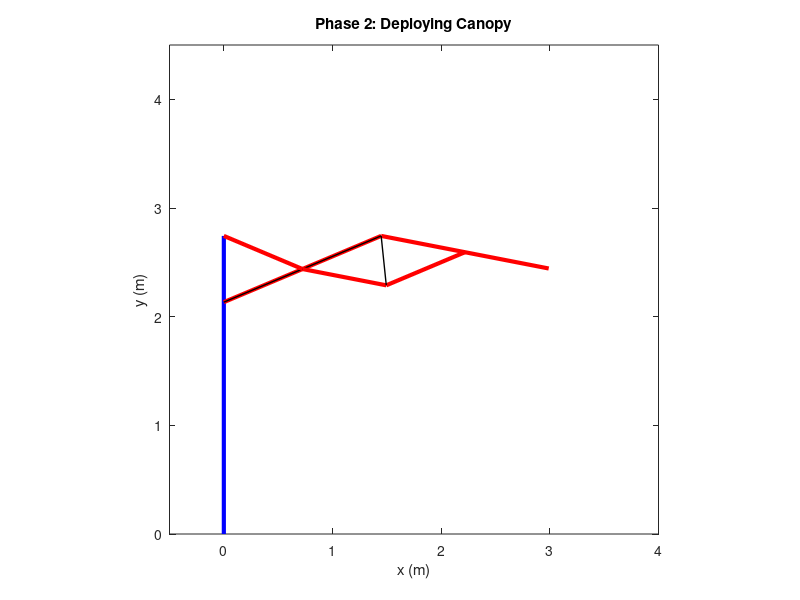
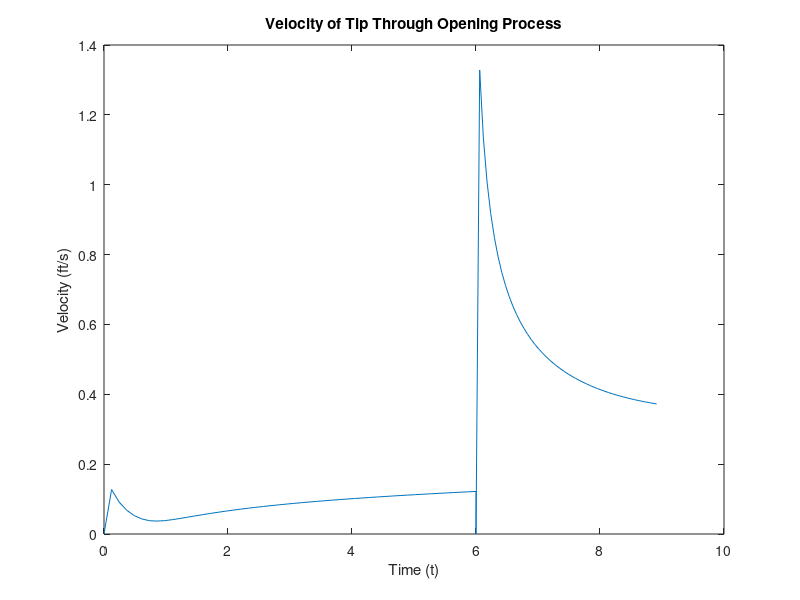
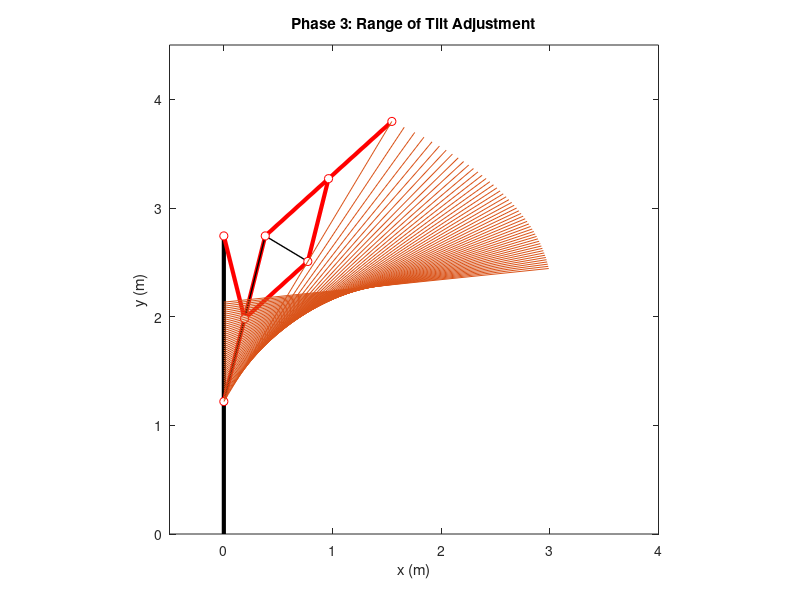

These figures' MATLAB source, in order:
set(0,'DefaultFigureUnits', 'normalized', 'DefaultFigurePosition', [0.2 0.3 0.35 0.5]);

%% Initialization (Refer to "Reference_original.jpg")

close all;
clear all;
clc;

length_pole = 9;                % length of AC
length_BF = 9.5;                %% 
length_DG = 2;                  %% Used only for initial calculations when canopy is open
length_BD = sqrt(length_DG^2+(length_BF/2)^2);
length_BE = length_BD/2;
length_CE = length_BE;

closed_DG = 5;
open_DG = 1.5;
max_slider_height = 7;
min_slider_height = 4;

increments = 50;
DG_lengths = linspace(closed_DG, open_DG, increments);     
slider_heights = linspace(min_slider_height, max_slider_height, increments);    % represents point B


%% Phase 1: Raising the slider

figure(1);

for i= 1:increments
    hold off;
    
    %% Position Calculations
    Ax(i) = 0;
    Ay(i) = 0;
    Cx(i) = 0;
    Cy(i) = length_pole;
    Bx(i) = 0;
    By(i) = slider_heights(i);
    
    a = length_pole - By(i);
    b = length_BE;
    c = length_CE;
    

    theta = acos((a^2+b^2-c^2)/(2*a*b));    % Cosine Law
    
    Ex(i) = length_BE*sin(theta);
    Ey(i) = By(i) + length_BE* cos(theta);
    Dx(i) = length_BD*sin(theta);
    Dy(i) = By(i) + length_BD* cos(theta);
    

    length_DH = 0.5*closed_DG;
    length_ED = length_BD - length_BE;
    length_EH = sqrt(length_ED^2 - length_DH^2);
    
    beta = asin(length_DH/length_ED);
    
    Hx(i) = Ex(i) + length_EH *cos((pi/2 - theta)-beta);
    Hy(i) = Ey(i) + length_EH *sin((pi/2 - theta)-beta);
    Ix(i) = Ex(i) + 2*length_EH *cos((pi/2 - theta)-beta);
    Iy(i) = Ey(i) + 2*length_EH *sin((pi/2 - theta)-beta);
    Gx(i) = 2*Hx(i) - Dx(i);
    Gy(i) = 2*Hy(i) - Dy(i);
    Fx(i) = 2*Gx(i) - Bx(i);
    Fy(i) = 2*Gy(i) - By(i);
    
    %% Convert from ft to m
    Ax(i) = Ax(i) * 0.3048;
    Ay(i) = Ay(i) * 0.3048;
    Bx(i) = Bx(i) * 0.3048;
    By(i) = By(i) * 0.3048;
    Cx(i) = Cx(i) * 0.3048;
    Cy(i) = Cy(i) * 0.3048;
    Dx(i) = Dx(i) * 0.3048;
    Dy(i) = Dy(i) * 0.3048;
    Ex(i) = Ex(i) * 0.3048;
    Ey(i) = Ey(i) * 0.3048;
    Fx(i) = Fx(i) * 0.3048;
    Fy(i) = Fy(i) * 0.3048;
    Gx(i) = Gx(i) * 0.3048;
    Gy(i) = Gy(i) * 0.3048;
    Hx(i) = Hx(i) * 0.3048;
    Hy(i) = Hy(i) * 0.3048;
    Ix(i) = Ix(i) * 0.3048;
    Iy(i) = Iy(i) * 0.3048;
    
    
    %% Plots
    plot( [Ax(i) Cx(i)], [Ay(i), Cy(i)],'Color','b','LineWidth',3);
    hold on;
    plot( [Bx(i) Dx(i)], [By(i), Dy(i)],'Color','r','LineWidth',3);
    plot( [Bx(i) Dx(i)], [By(i), Dy(i)],'Color','black','LineWidth',1); 
    plot( [Cx(i) Ex(i)], [Cy(i), Ey(i)],'Color','r','LineWidth',3);
    plot( [Ex(i) Gx(i)], [Ey(i), Gy(i)],'Color','r','LineWidth',3);
    plot( [Gx(i) Ix(i)], [Gy(i), Iy(i)],'Color','r','LineWidth',3);
    plot( [Dx(i) Fx(i)], [Dy(i), Fy(i)],'Color','r','LineWidth',3);
    plot( [Dx(i) Gx(i)], [Dy(i), Gy(i)],'Color','black','LineWidth',1);
    
    title("Phase 1: Raising Slider Mechanism");
    xlabel("x (m)");
    ylabel("y (m)");
    xlim([-0.5 4]);
    ylim([0 4.5]);
    daspect([1 1 1]);
    
    pause(0.015);
end

pause(0.4);


%% Phase 2: Pulling the string to open canopy

for i= increments+1:2*increments
    hold off;
    
    % Static points calculation: A, B, C, D, E
    Ax(i) = 0;
    Ay(i) = 0;
    Cx(i) = 0;
    Cy(i) = length_pole;
    Bx(i) = 0;
    By(i) = max_slider_height;
    
    a = length_pole - By(i);
    b = length_BE;
    c = length_CE;
    
    theta = acos((a^2+b^2-c^2)/(2*a*b));
    
    Ex(i) = length_BE*sin(theta);
    Ey(i) = By(i) + length_BE* cos(theta);
    Dx(i) = length_BD*sin(theta);
    Dy(i) = By(i) + length_BD*cos(theta);
    
    
    % Dynamic points calculation:
    length_DH = 0.5*DG_lengths(i - increments);
    length_ED = length_BD - length_BE;
    length_EH = sqrt(length_ED^2 - length_DH^2);
    
    beta = asin(length_DH/length_ED);
    
    Hx(i) = Ex(i) + length_EH *cos((pi/2 - theta)-beta);
    Hy(i) = Ey(i) + length_EH *sin((pi/2 - theta)-beta);
    Ix(i) = Ex(i) + 2*length_EH *cos((pi/2 - theta)-beta);
    Iy(i) = Ey(i) + 2*length_EH *sin((pi/2 - theta)-beta);
    Gx(i) = 2*Hx(i) - Dx(i);
    Gy(i) = 2*Hy(i) - Dy(i);
    Fx(i) = 2*Gx(i) - Bx(i);
    Fy(i) = 2*Gy(i) - By(i);
    
    % Convert from ft to m
    Ax(i) = Ax(i) * 0.3048;
    Ay(i) = Ay(i) * 0.3048;
    Bx(i) = Bx(i) * 0.3048;
    By(i) = By(i) * 0.3048;
    Cx(i) = Cx(i) * 0.3048;
    Cy(i) = Cy(i) * 0.3048;
    Dx(i) = Dx(i) * 0.3048;
    Dy(i) = Dy(i) * 0.3048;
    Ex(i) = Ex(i) * 0.3048;
    Ey(i) = Ey(i) * 0.3048;
    Fx(i) = Fx(i) * 0.3048;
    Fy(i) = Fy(i) * 0.3048;
    Gx(i) = Gx(i) * 0.3048;
    Gy(i) = Gy(i) * 0.3048;
    Hx(i) = Hx(i) * 0.3048;
    Hy(i) = Hy(i) * 0.3048;
    Ix(i) = Ix(i) * 0.3048;
    Iy(i) = Iy(i) * 0.3048;
    
    % Plots
    plot( [Ax(i) Cx(i)], [Ay(i), Cy(i)],'Color','b','LineWidth',3);
    hold on;
    plot( [Bx(i) Dx(i)], [By(i), Dy(i)],'Color','r','LineWidth',3); 
    plot( [Bx(i) Dx(i)], [By(i), Dy(i)],'Color','black','LineWidth',1); 
    plot( [Cx(i) Ex(i)], [Cy(i), Ey(i)],'Color','r','LineWidth',3);
    plot( [Ex(i) Gx(i)], [Ey(i), Gy(i)],'Color','r','LineWidth',3);
    plot( [Gx(i) Ix(i)], [Gy(i), Iy(i)],'Color','r','LineWidth',3);
    plot( [Dx(i) Fx(i)], [Dy(i), Fy(i)],'Color','r','LineWidth',3);
    plot( [Dx(i) Gx(i)], [Dy(i), Gy(i)],'Color','black','LineWidth',1);
    
    title("Phase 2: Deploying Canopy");
    xlabel("x (m)");
    ylabel("y (m)");
    xlim([-0.5 4]);
    ylim([0 4.5]);
    daspect([1 1 1]);
    
    pause(0.015);
end

%% Calculation: Velocity of Tip

% Phase 1
max_t1 = 6;
time = linspace(0, 6, increments);

% Phase 2
theta2_dot = 3*pi;            % r/s
r = 1 /2/12;                  % radius of pinion (ft)

v = r*theta2_dot;                        % linear velocity of rack [ft/s]                    
max_t2 = (closed_DG-open_DG)/v;
time = [time linspace(max_t1, max_t2, increments)];

increment_t = max_t1/(increments - 1);       % time per increment


% Velocity of Tip
figure(2);

speed_Fx = diff(Fx)/increment_t;
speed_Fy = diff(Fy)/increment_t;
velocity_F = sqrt(speed_Fx.^2 + speed_Fy.^2);

plot(time, [0 velocity_F]);
xlabel("Time (t)");
ylabel("Velocity (ft/s)");
title("Velocity of Tip Through Opening Process");


%% Phase 3: Tilt adjustment

figure(4);

for i= 1:increments
    hold off;
    
    % Position Calculations
    Ax(i) = 0;
    Ay(i) = 0;
    Cx(i) = 0;
    Cy(i) = length_pole;
    Bx(i) = 0;
    By(i) = slider_heights(increments -i +1);
    
    a = length_pole - By(i);
    b = length_BE;
    c = length_CE;
    
    theta = acos((a^2+b^2-c^2)/(2*a*b));
    
    Ex(i) = length_BE*sin(theta);
    Ey(i) = By(i) + length_BE* cos(theta);
    Dx(i) = length_BD*sin(theta);
    Dy(i) = By(i) + length_BD* cos(theta);
    

    length_DH = 0.5*open_DG;                % Maintain canopy open state
    length_ED = length_BD - length_BE;
    length_EH = sqrt(length_ED^2 - length_DH^2);
    
    beta = asin(length_DH/length_ED);
    
    Hx(i) = Ex(i) + length_EH *cos((pi/2 - theta)-beta);
    Hy(i) = Ey(i) + length_EH *sin((pi/2 - theta)-beta);
    Ix(i) = Ex(i) + 2*length_EH *cos((pi/2 - theta)-beta);
    Iy(i) = Ey(i) + 2*length_EH *sin((pi/2 - theta)-beta);
    Gx(i) = 2*Hx(i) - Dx(i);
    Gy(i) = 2*Hy(i) - Dy(i);
    Fx(i) = 2*Gx(i) - Bx(i);
    Fy(i) = 2*Gy(i) - By(i);
    
    
    % Convert from ft to m
    Ax(i) = Ax(i) * 0.3048;
    Ay(i) = Ay(i) * 0.3048;
    Bx(i) = Bx(i) * 0.3048;
    By(i) = By(i) * 0.3048;
    Cx(i) = Cx(i) * 0.3048;
    Cy(i) = Cy(i) * 0.3048;
    Dx(i) = Dx(i) * 0.3048;
    Dy(i) = Dy(i) * 0.3048;
    Ex(i) = Ex(i) * 0.3048;
    Ey(i) = Ey(i) * 0.3048;
    Fx(i) = Fx(i) * 0.3048;
    Fy(i) = Fy(i) * 0.3048;
    Gx(i) = Gx(i) * 0.3048;
    Gy(i) = Gy(i) * 0.3048;
    Hx(i) = Hx(i) * 0.3048;
    Hy(i) = Hy(i) * 0.3048;
    Ix(i) = Ix(i) * 0.3048;
    Iy(i) = Iy(i) * 0.3048;
    
    % Plots
    plot( [Ax(i) Cx(i)], [Ay(i), Cy(i)],'Color','black','LineWidth',3);
    hold on;
    plot( [Bx(i) Dx(i)], [By(i), Dy(i)],'Color','r','LineWidth',3);
    plot( [Bx(i) Dx(i)], [By(i), Dy(i)],'Color','black','LineWidth',1); 
    plot( [Cx(i) Ex(i)], [Cy(i), Ey(i)],'Color','r','LineWidth',3);
    plot( [Ex(i) Gx(i)], [Ey(i), Gy(i)],'Color','r','LineWidth',3);
    plot( [Gx(i) Ix(i)], [Gy(i), Iy(i)],'Color','r','LineWidth',3);
    plot( [Dx(i) Fx(i)], [Dy(i), Fy(i)],'Color','r','LineWidth',3);
    plot( [Dx(i) Gx(i)], [Dy(i), Gy(i)],'Color','black','LineWidth',1);
    plot(Bx(i), By(i), 'ro','MarkerFaceColor','w');
    plot(Cx(i), Cy(i), 'ro','MarkerFaceColor','w');
    plot(Dx(i), Dy(i), 'ro','MarkerFaceColor','w');
    plot(Ex(i), Ey(i), 'ro','MarkerFaceColor','w');
    plot(Fx(i), Fy(i), 'ro','MarkerFaceColor','w');
    plot(Gx(i), Gy(i), 'ro','MarkerFaceColor','w');
    plot(Ix(i), Iy(i), 'ro','MarkerFaceColor','w');
    
    for j= 1:i
        line([Bx(j) Fx(j)],[By(j) Fy(j)]);      %% Draws the angle trajectories
    end
    
    title("Phase 3: Range of Tilt Adjustment");
    xlabel("x (m)");
    ylabel("y (m)");
    xlim([-0.5 4]);
    ylim([0 4.5]);
    daspect([1 1 1]);
    
    pause(0.015);
end

%% Calculation: Tilt Angle Range

max_canopy_angle = atan((Fy(i) - By(i))/Fx(i) - Bx(i)) *180/pi
min_canopy_angle = atan((Fy(1) - By(1))/Fx(1) - Bx(1)) *180/pi

alpha = theta*180/pi
